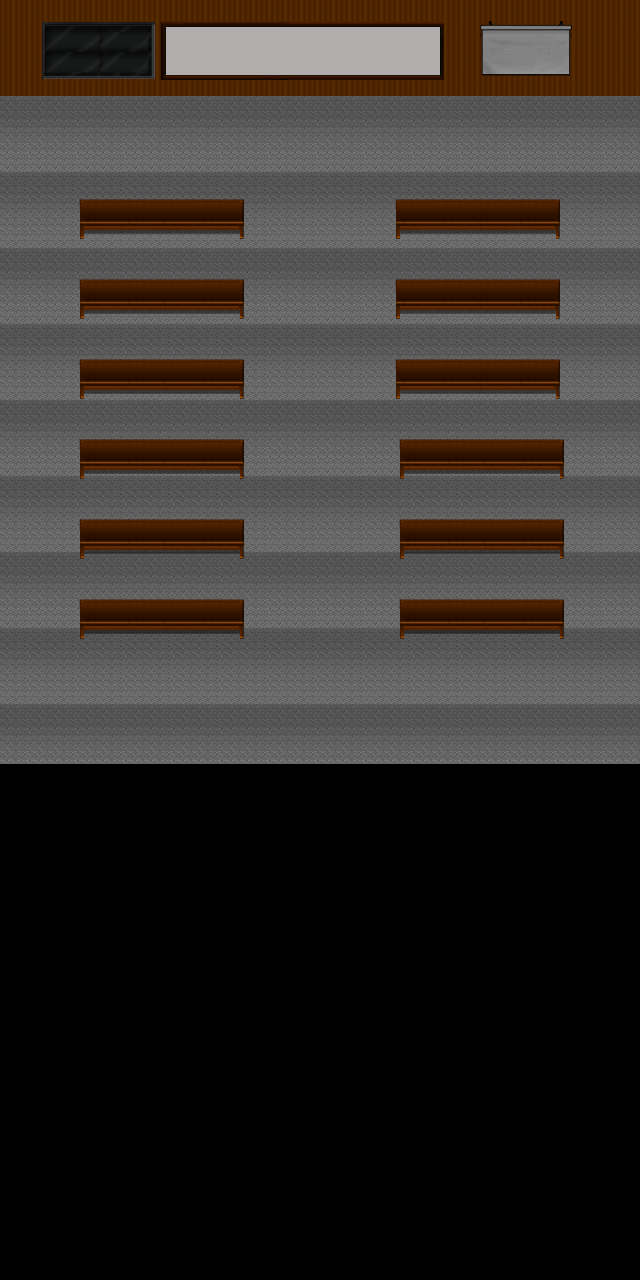

A level layout from a 2D game, rendered from its tile map. Below: a short description, then the map file with tile-grid data replaced by summaries:
An orthogonal 160x320 tile map with 4x4 px tiles, 3 tile layers (BackGround, Object Layer 1, Object Layer 2), 2 tilesets and 17 objects.

<map version="1.9" tiledversion="1.9.2" orientation="orthogonal" renderorder="right-down" width="160" height="320" tilewidth="4" tileheight="4" infinite="0" nextlayerid="5" nextobjectid="20">
 <tileset firstgid="1" source="Wonheung_A.tsx" />
 <tileset firstgid="30626" source="Walls.tsx" />
 <layer id="1" name="BackGround" width="160" height="320">
  <data>[51200 cells, 30560 non-empty, 372 distinct tile ids]</data>
 </layer>
 <layer id="2" name="Object Layer 1" width="160" height="320">
  <properties>
   <property name="unity:sortingLayerName" value="BackGround" />
  </properties>
  <data>[51200 cells, 7347 non-empty, 1208 distinct tile ids]</data>
 </layer>
 <layer id="3" name="Object Layer 2" width="160" height="320">
  <data>[51200 cells, 0 non-empty, 0 distinct tile ids]</data>
 </layer>
 <objectgroup id="4" name="NoPassing">
  <properties>
   <property name="unity:layer" value="NoPassing" />
  </properties>
  <object id="2" x="80.5" y="200" width="163.5" height="39.5" />
  <object id="3" x="80.5" y="280" width="163.5" height="39" />
  <object id="4" x="81" y="360" width="161.5" height="38.5" />
  <object id="5" x="80" y="440.5" width="163.5" height="38.5" />
  <object id="6" x="80" y="519.5" width="164" height="38.5" />
  <object id="7" x="80" y="599.5" width="163.5" height="39.5" />
  <object id="8" x="-47" y="0" width="46" height="800" />
  <object id="9" x="0" y="763" width="695" height="37" />
  <object id="10" x="641" y="0" width="53" height="762" />
  <object id="11" x="-46" y="-57" width="739" height="57" />
  <object id="12" x="0" y="1" width="641" height="94" />
  <object id="14" x="396" y="199" width="166" height="42" />
  <object id="15" x="396" y="281" width="165" height="40" />
  <object id="16" x="396" y="360" width="164" height="39.5" />
  <object id="17" x="400" y="439.5" width="164" height="40" />
  <object id="18" x="400.5" y="519" width="162.5" height="40" />
  <object id="19" x="400" y="599.5" width="165" height="40" />
 </objectgroup>
</map>
